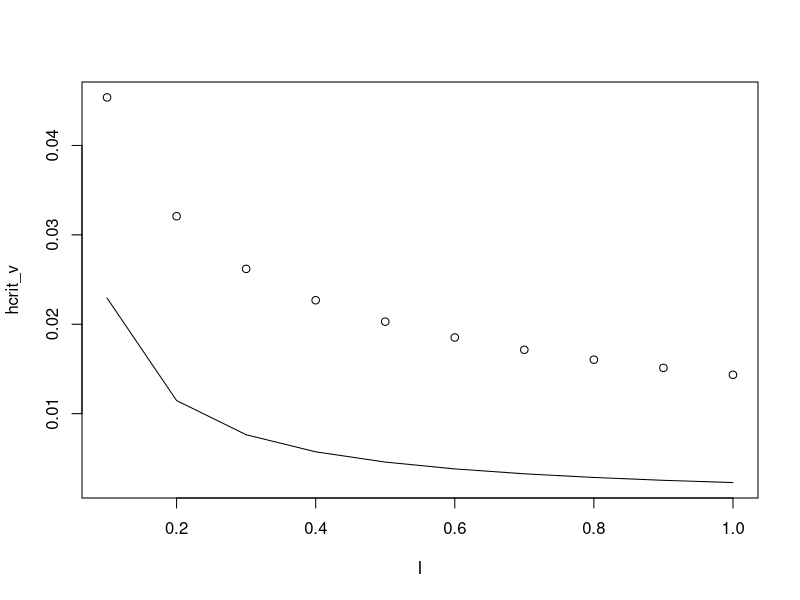

R code for this plot:
I    = (1:10)/10
ro   = 1000
g    = 9.81



a = 23*I**0.5
b = 1.8
n = 0.01
A = a/(100*n)

tau_crit = 22.5
v_crit   = 0.264


hcrit_tau = tau_crit/(ro*g*I)

hcrit_v   = (v_crit*(1/(b-1))*100*n)/a

ylim = range(hcrit_tau,hcrit_v)
plot(I,hcrit_v,ylim = ylim)
lines(I,hcrit_tau)

